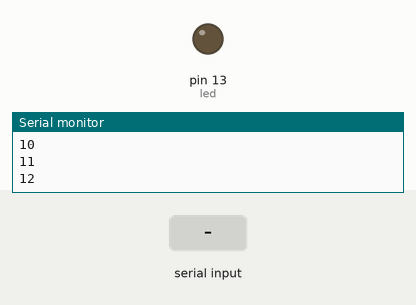
Recording of a sketch running on a simulated Arduino Uno, built with avr-gcc and run on an emulated ATmega328P. Parts: output pins drawn as LEDs (lit = HIGH), the last lines printed to the serial monitor. Inputs (shaded band) come from the test bench.

Above: at 1.2 s.
1.3 s: "a" received over Serial
At 1.9 s:
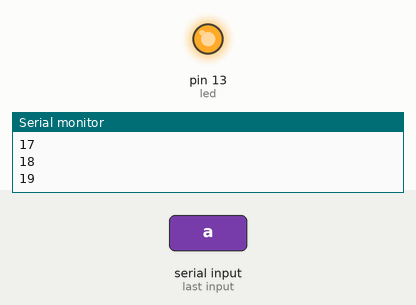
Timing chart, 0 to 4.3 s (numbered marks = the images above; inputs shaded):
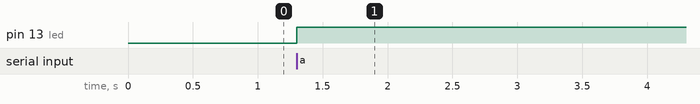

The sketch:

Programa1.ino
```cpp
/*Programa para colocar en el arduino con el xbee receptor*/

/*
 -----------------------------------------------
  Escritura serial inalámbrica - XBee
 -----------------------------------------------

  Consiste en escribir por la pantalla del computador (consola serial)
   una letra predeterminada, la primera vez que se escriba esta
   un LED se enciende, si se vuelve a escribir por segunda vez
   el LED se apaga, además el modulo XBee (E) ubicado en el computador
   esta recibiendo en tiempo real el incremento de un contador ubicado en
   el modulo XBee (R). Esta comuniación serial se establece de manera
   inalámbrica por medio de dos modulos XBee

*/

//--------------------------------------------------
//Declara puertos de entradas y salidas y variables
//--------------------------------------------------
int led = 13;           //Pin donde se encuentra el LED, salida
char leer;              //Variable donde se almacena la letra
boolean prendido=false; //Estado LED la primera vez, apagado
int contador = 0;       //Variable del contador

//------------------------------------
//Funcion principal
//------------------------------------
void setup() // Se ejecuta cada vez que el Arduino se inicia
{
  Serial.begin(9600);    //Inicia comunicación serial
  pinMode(led, OUTPUT);  //Configurar el LED como una salida
}

//------------------------------------
//Funcion ciclicla
//------------------------------------
void loop() // Esta funcion se mantiene ejecutando
{           //  cuando este energizado el Arduino


 contador++;               //Incrementa el contador en una unidad
 Serial.println(contador); //Imprime por consola el valor del contador
 delay(100);               //Retardo


  //Guardar en una variable el valor de la consola serial
  leer=Serial.read();

  // Si es la letra 'a' y ademas el LED esta apagado
  if ( (leer=='a') && (prendido==false) )
  {
  ///Esta parte puede ser editada para encender un motor o para activar cualquier actuador

      digitalWrite(led,HIGH);  // Enciende el LED
      prendido=true;           // Actualiza el estado del LED
  }
  // Si es la letra 'a' y ademas el LED esta encendido
  else if ( (leer=='a') && (prendido==true) )
   {
    ///Esta parte puede ser editada para apagar el motor o para desactivar otro tipo de actuadores
      digitalWrite(led,LOW);   // Apaga el LED
      prendido=false;          // Actualiza el estado del LED
  }

}

//Fin programa
```

Measured:
- after the input at 1.3 s, pin 13 (led): LOW → HIGH at once
